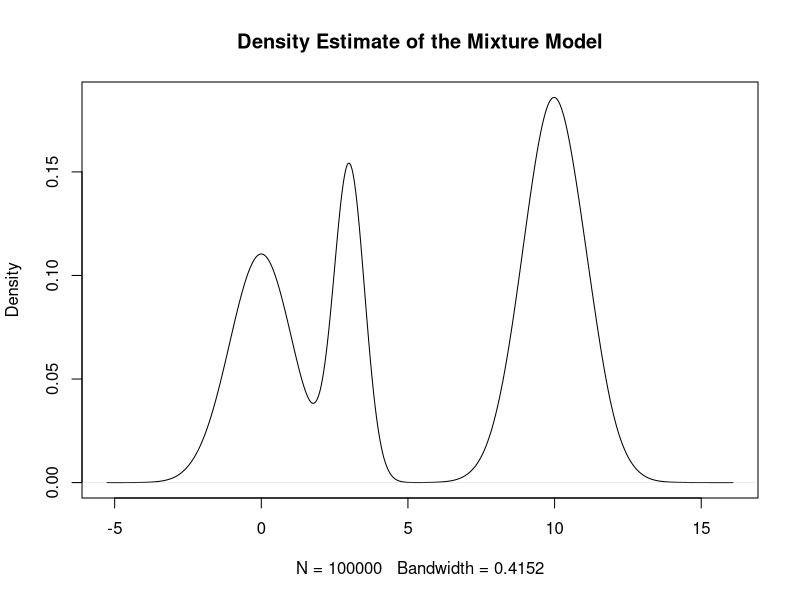
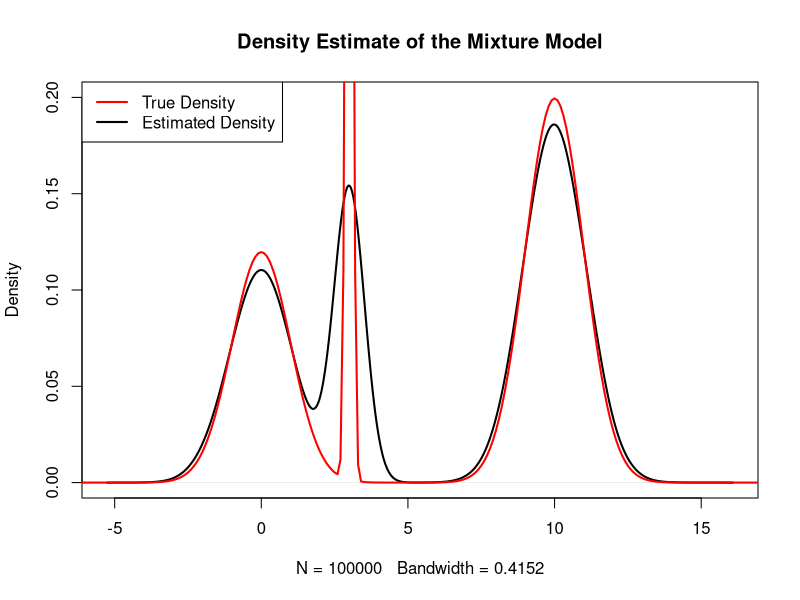

Generate these figures, in order, with R:
N <- 100000

components <- sample(1:3,prob=c(0.3,0.5,0.2),size=N,replace=TRUE)
mus <- c(0,10,3)
sds <- sqrt(c(1,1,0.1))

samples <- rnorm(n=N,mean=mus[components],sd=sds[components])
#hist(samples)
samples

plot(density(samples),main="Density Estimate of the Mixture Model")

x = seq(-20,20,.1)
truth <- .3*dnorm(x,0,1) + .5*dnorm(x,10,1) + .2*dnorm(x,3,.1)
plot(density(samples),main="Density Estimate of the Mixture Model",ylim=c(0,.2),lwd=2)
lines(x,truth,col="red",lwd=2)

legend("topleft",c("True Density","Estimated Density"),col=c("red","black"),lwd=2)